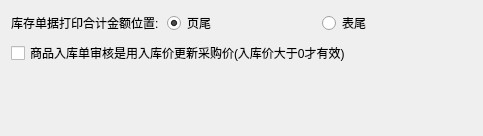
<?xml version="1.0" encoding="UTF-8"?>
<ui version="4.0">
 <class>w_i_inventory_paremset_Dialog</class>
 <widget class="QDialog" name="w_i_inventory_paremset_Dialog">
  <property name="geometry">
   <rect>
    <x>0</x>
    <y>0</y>
    <width>483</width>
    <height>136</height>
   </rect>
  </property>
  <property name="windowTitle">
   <string>Dialog</string>
  </property>
  <layout class="QVBoxLayout" name="verticalLayout">
   <item>
    <layout class="QGridLayout" name="gridLayout">
     <item row="0" column="0">
      <widget class="QLabel" name="label">
       <property name="text">
        <string>库存单据打印合计金额位置:</string>
       </property>
      </widget>
     </item>
     <item row="0" column="1">
      <widget class="QRadioButton" name="radioButton">
       <property name="styleSheet">
        <string notr="true"/>
       </property>
       <property name="text">
        <string>页尾</string>
       </property>
       <property name="checked">
        <bool>true</bool>
       </property>
      </widget>
     </item>
     <item row="0" column="2">
      <widget class="QRadioButton" name="radioButton_2">
       <property name="styleSheet">
        <string notr="true"/>
       </property>
       <property name="text">
        <string>表尾</string>
       </property>
      </widget>
     </item>
     <item row="1" column="0" colspan="3">
      <widget class="QCheckBox" name="checkBox">
       <property name="text">
        <string>商品入库单审核是用入库价更新采购价(入库价大于0才有效)</string>
       </property>
      </widget>
     </item>
    </layout>
   </item>
   <item>
    <widget class="lds_toolbar" name="widget" native="true"/>
   </item>
  </layout>
 </widget>
 <customwidgets>
  <customwidget>
   <class>lds_toolbar</class>
   <extends>QFrame</extends>
   <header>lds_toolbar.h</header>
   <container>1</container>
  </customwidget>
 </customwidgets>
 <resources/>
 <connections/>
</ui>
